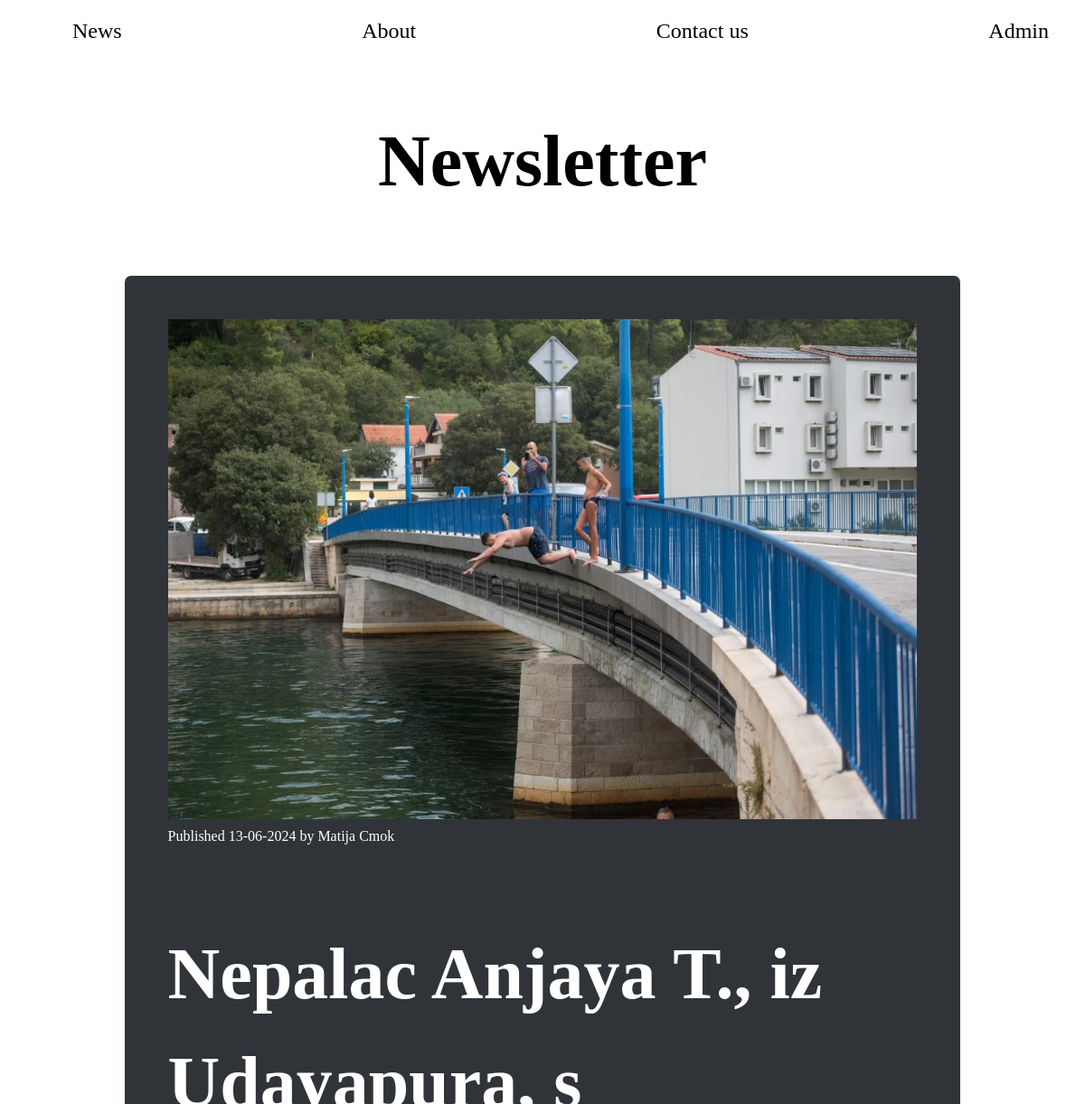
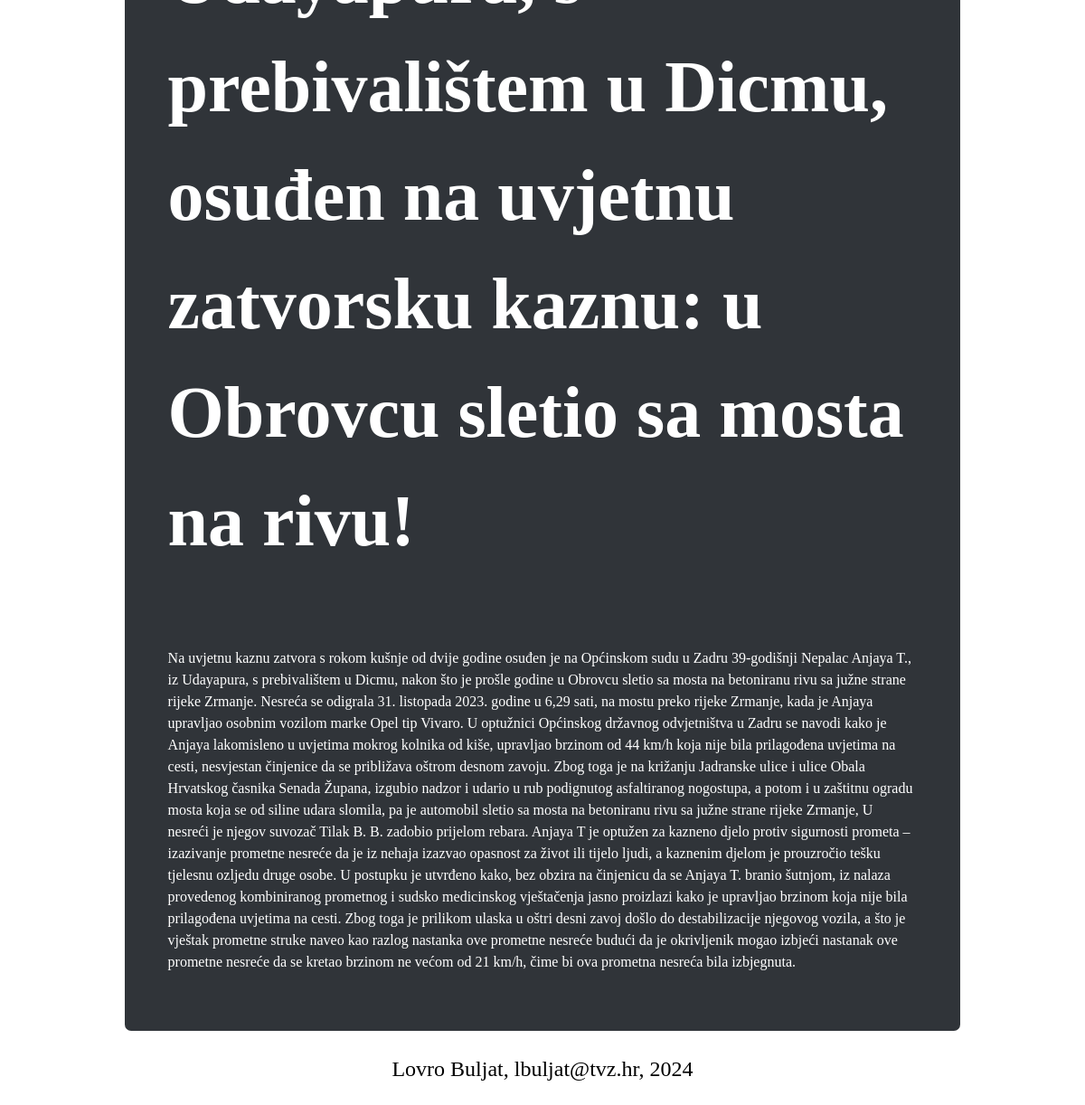
Page /single.php?id=4 on the committed database (2 pictures, top to bottom).
### tables this page shows
CREATE TABLE `articles` (
  `id` bigint(20) NOT NULL,
  `title` varchar(225) NOT NULL,
  `excerpt` tinytext NOT NULL,
  `content` text NOT NULL,
  `author` varchar(120) NOT NULL,
  `publish_date` date NOT NULL DEFAULT current_timestamp(),
  `pictures` varchar(225) NOT NULL
);

### single.php (the view, shortened to what this page needs)
<?php
    $article_id = (int)$_GET['id'];
    require_once "../Newsletter/include/database.php";
    if(!is_null($db_conn)){
        $statement = $db_conn->prepare("SELECT * FROM articles
                                        WHERE id = ?");
        $statement->execute([$article_id]);
        $the_article = $statement->fetch(PDO::FETCH_OBJ);
    }
?>
<!DOCTYPE html>
<html lang="en">
<head>
    <link href="style.css" rel="stylesheet">
</head>
<body>
   <?php include("include/header.php"); ?>
    <main class="container">
        <section>
        <article>
                <img src= "images/<?= $the_article->pictures ?>"><br>
                <time>Published <?= date("d-m-Y", strtotime($the_article->publish_date)) ?> by <?= $the_article->author ?></time>
                <div class="single_display">
                    <h1><?= $the_article->title ?></h1>
                    <p><?= $the_article-> content?></p>
                </div>
            </article>
        </section>
    </main>
    <?php include("include/footer.php");?>
</body>
</html>

### style.css (style rules this page uses)
body { background-color: #fff; color: #fff; line-height: 1.5; }
main { background-color: #303439; padding: 3rem; }
img { max-width:100% ; max-height: 100%; }

### rows in the picture
articles: pictures (picture), publish_date "13-06-2024", author "Matija Cmok", title "Nepalac Anjaya T., iz Udayapura, s prebivalištem u Dicmu, osuđen na uvjetnu zatvorsku kaznu: u Obrovcu sletio sa mosta na rivu!", content "Na uvjetnu kaznu zatvora s rokom kušnje od dvije godine osuđen je na Općinskom sudu u Zadru 39-godišnji Nepalac Anjaya T., iz Udayapura, s prebivalištem u Dicmu, nakon što je prošle godine u Obrovcu sletio sa mosta na betoniranu rivu sa južne strane rijeke Zrmanje. Nesreća se odigrala 31. listopada 2023. godine u 6,29 sati, na mostu preko rijeke Zrmanje, kada je Anjaya upravljao osobnim vozilom marke Opel tip Vivaro. U optužnici Općinskog državnog odvjetništva u Zadru se navodi kako je Anjaya lakomisleno u uvjetima mokrog kolnika od kiše, upravljao brzinom od 44 km/h koja nije bila prilagođena uvjetima na cesti, nesvjestan činjenice da se približava oštrom desnom zavoju. Zbog toga je na…"
